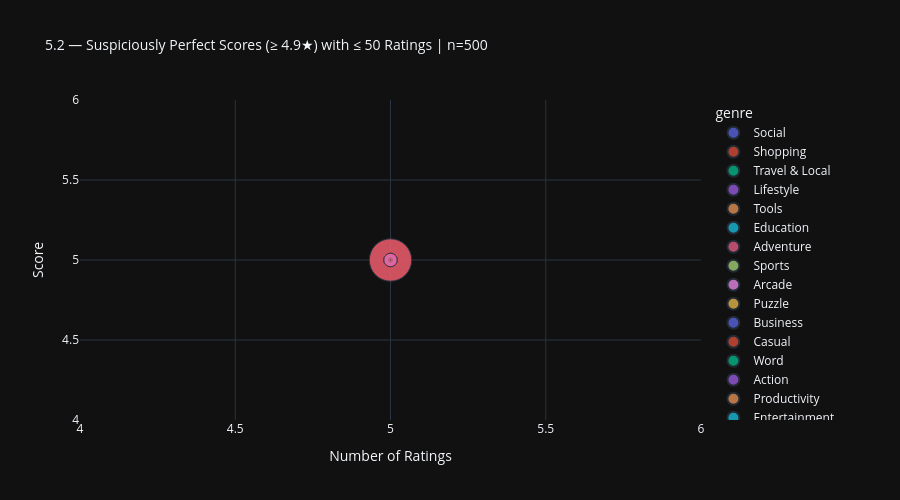

Notebook source saved alongside this figure:
### Code cell
# ── 5.2 Suspiciously Inflated Ratings ────────────────────────────────────────
inflated = con.execute("""
    SELECT title, appId, genre, score, ratings, reviews, developer, minInstalls
    FROM apps
    WHERE score >= 4.9 AND ratings BETWEEN 1 AND 50 AND title IS NOT NULL
    ORDER BY score DESC, ratings ASC
    LIMIT 500
""").df()

ph.plot_inflated_ratings(inflated)
